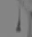

Python code for this plot:
import numpy as np
import imageio
import cv2 as cv

greenVid = np.load('greenVid.npy')
cv.imwrite('temp.png', greenVid[...,0])




# vid = np.load('vid.npy')
#
# greenVid = np.zeros((*(vid.shape[:2]), 3, vid.shape[-1]))
#
# greenVid[...,1,:] = vid[:,:,:]
#
# cv.imwrite('temp.png', greenVid[...,0])


# vid = np.load('vid.npy')
#
# greenVid = np.zeros((*(vid.shape[:2]),3,vid.shape[-1] ))
#
# greenVid[...,1,:] = vid
#
#
# np.save('greenVid.npy', greenVid)
